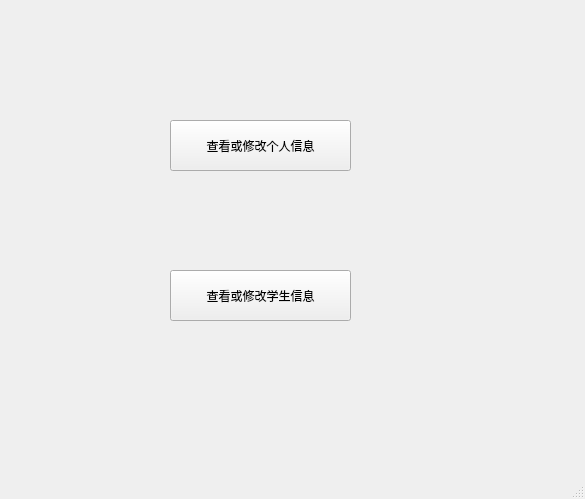
<?xml version="1.0" encoding="UTF-8"?>
<ui version="4.0">
 <class>teacherWindow</class>
 <widget class="QMainWindow" name="teacherWindow">
  <property name="geometry">
   <rect>
    <x>0</x>
    <y>0</y>
    <width>585</width>
    <height>499</height>
   </rect>
  </property>
  <property name="windowTitle">
   <string>MainWindow</string>
  </property>
  <widget class="QWidget" name="centralwidget">
   <widget class="QPushButton" name="btnTeacher">
    <property name="geometry">
     <rect>
      <x>170</x>
      <y>120</y>
      <width>181</width>
      <height>51</height>
     </rect>
    </property>
    <property name="text">
     <string>查看或修改个人信息</string>
    </property>
   </widget>
   <widget class="QPushButton" name="btnStudent">
    <property name="geometry">
     <rect>
      <x>170</x>
      <y>270</y>
      <width>181</width>
      <height>51</height>
     </rect>
    </property>
    <property name="text">
     <string>查看或修改学生信息</string>
    </property>
   </widget>
  </widget>
  <widget class="QMenuBar" name="menubar">
   <property name="geometry">
    <rect>
     <x>0</x>
     <y>0</y>
     <width>585</width>
     <height>25</height>
    </rect>
   </property>
  </widget>
  <widget class="QStatusBar" name="statusbar"/>
 </widget>
 <resources/>
 <connections/>
</ui>
